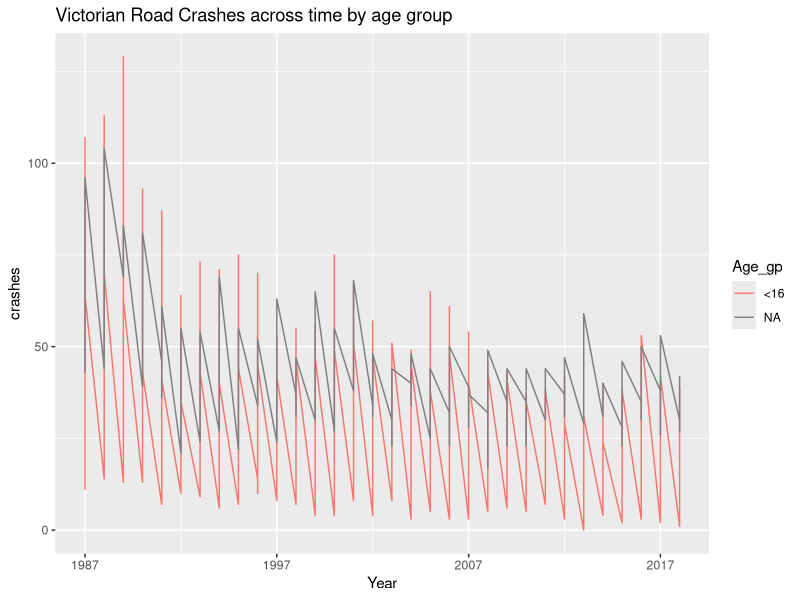

Recreate this plot in R.
library(openxlsx)
library(ggplot2)
library(dplyr)
library(reshape2) #reshape2 allows control of variable name and value name as opposed to reshape

data <- read.xlsx("road_fatalities.xlsx")
class(data)

data <- data[-33, -c(13,14)]
data2 <- reshape2::melt(data, id.vars ="Date", variable.name = "Age_gp", value.name = "crashes")
data2$Age_gp <- as.factor(data2$Age_gp)
data2$Date <- as.numeric(data2$Date)


levels(data2$Age_gp)

levels(data2$Age_gp) <- c("0-4", "5-15", "16-17", "18-20", "21-25", "26-29", "30-39", "40-49", "50-59", "60-69", "70+")
#### Work on this further ####
levels(data2$Age_gp) <- list(`0-4`= c("0-4", "5-15", "16-17", "18-20", "21-25", "26-29", "30-39", "40-49"), Second = c("50-59", "60-69", "70+"))

data2$Age_gp <- factor(data2$Age_gp, levels= c("0-4", "5-15", "16-17", "18-20", "21-25", "26-29", "30-39", "40-49", "50-59", "60-69", "70+") ,labels =c("<16", "<16", "16-20", "16-20", "21-29", "21-29", "30-39", "40-49", "50-59", "60-69","70+"))

time_gph <- ggplot(data2, aes(x=Date, y =crashes, color=Age_gp)) 
time_gph + geom_line() + 
  scale_x_continuous("Year", breaks=seq(data2$Date[1], data2$Date[length(data2$Date)], 10)) + 
  ggtitle("Victorian Road Crashes across time by age group") +
  scale_fill_brewer()##palette="Spectral")


